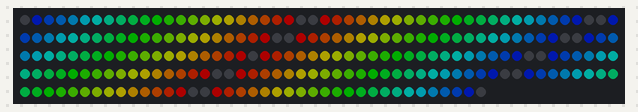
A sketch run on a simulated Arduino Uno, built with avr-gcc and run on an emulated ATmega328P. On the bench: 239 RGB LEDs in strip order, left to right, continuing on the next row. Dim RGB values are drawn brighter than linear.

Above: at 0.19 s.
At 1.46 s:
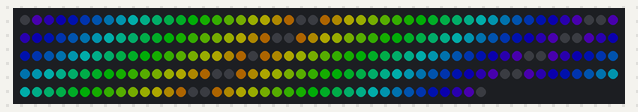
At 3.06 s:
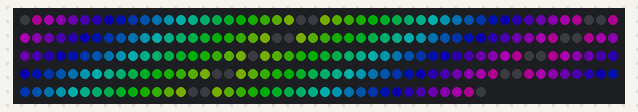
At 6.25 s:
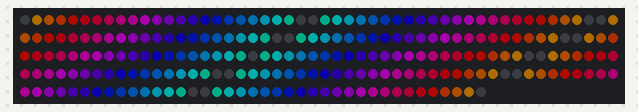
At 9.12 s:
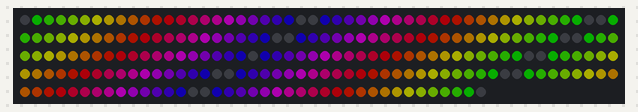
At 12.31 s:
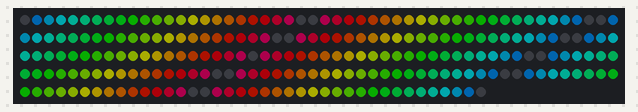

Measured:
- by itself, everything shown: repeats every 13.1 s, in 41 steps

The sketch:

foam_frame.ino
```cpp
#include <Adafruit_NeoPixel.h>

#define LED_PIN   (22)
#define NUM_LEDS  (239)
#define NUM_ROWS  (10)
#define NUM_COLS  (22)


Adafruit_NeoPixel strip(NUM_LEDS, LED_PIN, NEO_GRB + NEO_KHZ800);

void setup() {
  strip.begin();
  strip.clear();
  strip.show();
  strip.setBrightness(50);
}

void loop() {
  for (int t = 0; t < 10; t++) {
    colRainbow(1, 2000, 100);
  }

  for (int t = 0; t < 10; t++) {
    rowRainbow(1, 2000, 100);
  }
}

void rowRainbow(int wait, int hue_row_gap, int hue_inc)
{
  // Do one cycle of the rainbow!
  for (uint32_t first_hue = 0; first_hue < 65536; first_hue += hue_inc) {
    for (int row = 0; row < NUM_ROWS; row++) {
      fillRow(strip.ColorHSV(first_hue + (hue_row_gap * row), 255, 255), row);
    }
    strip.show();
    delay(wait);
  }
}

void colRainbow(int wait, int hue_col_gap, int hue_inc)
{
  for (uint32_t first_hue = 0; first_hue < 65536; first_hue += hue_inc) {
    for (int col = 0; col < NUM_COLS; col++) {
      fillCol(strip.ColorHSV(first_hue + (hue_col_gap * col), 255, 255), col);
    }
    strip.show();
    delay(wait);
  }
}

const int row_lens[NUM_ROWS] = {25, 24, 24, 24, 23, 24, 24, 23, 24, 24};

// origin is bottom left of the frame
void setCoord(uint32_t color, int row, int col)
{
  int row_bodge[NUM_ROWS] = {2, 0, 2, 0, 1, 0, 2, 0, 1, 1};
  int led_idx = 0;
  for (int r = 0; r < row; r++) {
    led_idx += row_lens[r];
  }

  // Odd rows are "backwards"
  if ((row % 2) == 0) {
    led_idx += row_lens[row];
    led_idx -= col;
    led_idx -= row_bodge[row];
    led_idx--;

  } else {
    led_idx += col;
    led_idx += row_bodge[row];
  }

  strip.setPixelColor(led_idx, color);
}

void fillCol(uint32_t color, int col)
{
  for (int row = 0; row < NUM_ROWS; row++) {
    setCoord(color, row, col);
  }
}

void fillRow(uint32_t color, int row)
{
  int led_offset = 0;
  for (int r = 0; r < row; r++) {
    led_offset += row_lens[r];
  }

  for (int idx = 0; idx < row_lens[row]; idx++) {
    strip.setPixelColor(led_offset + idx, color);
  }
}
```
